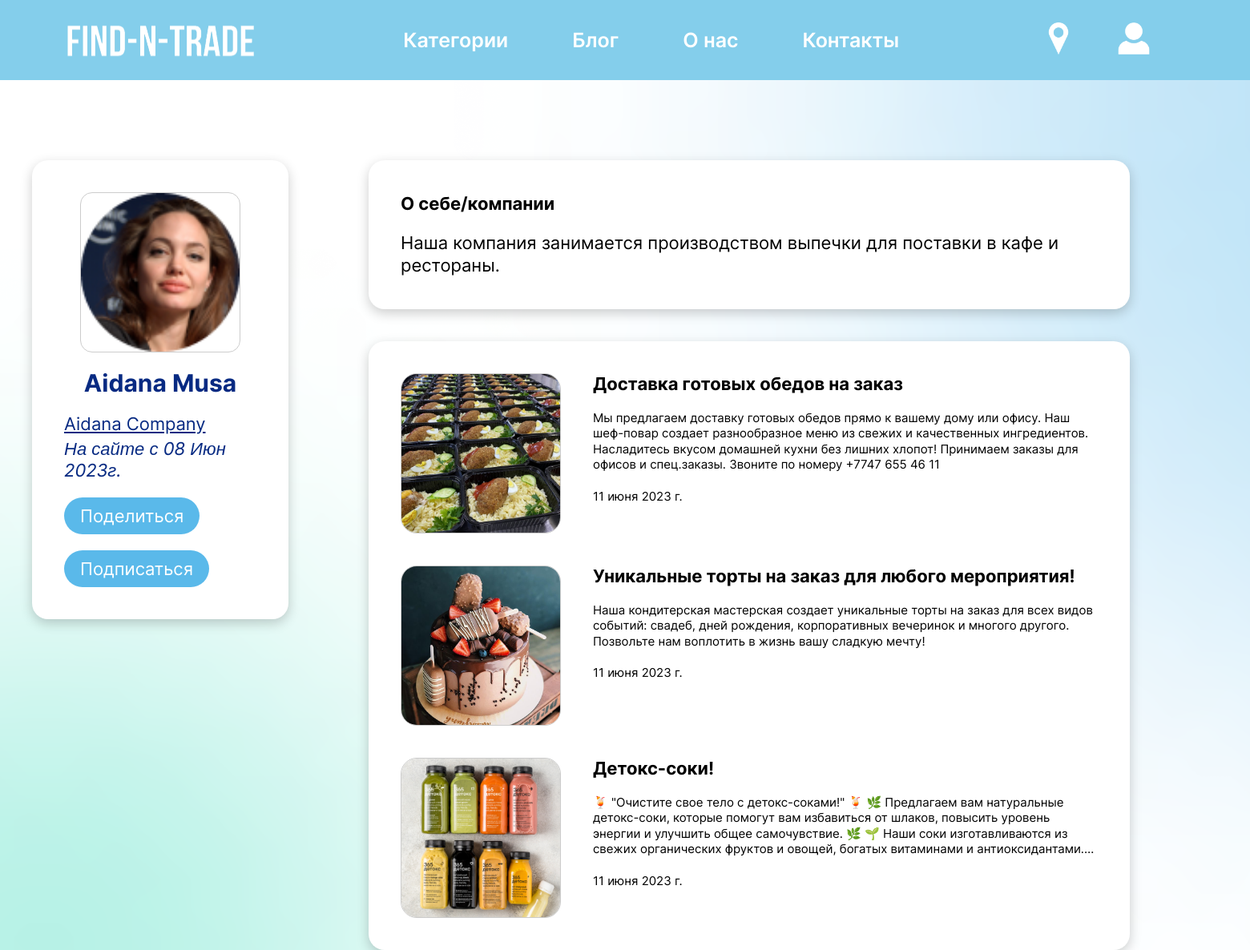
Screenshot of /profile/5/ with the database file from the repository.
### main/models.py (models this page shows, shortened)
class CustomUser(AbstractBaseUser):
    id = models.AutoField(primary_key=True, verbose_name="ID")
    email = models.EmailField(unique=True, verbose_name="Email")
    name = models.CharField(max_length=26, verbose_name="Name")
    surname = models.CharField(max_length=26, verbose_name="Surname")
    profile = models.OneToOneField(Profile, on_delete=models.CASCADE, blank=True, null=True, verbose_name="Profile")
    reset_password_token = models.UUIDField(blank=True, null=True, default=None, verbose_name="Reset password token")
    date_joined = models.DateTimeField(auto_now_add=True)
    last_login = models.DateTimeField(auto_now=True, verbose_name="Last login")
    is_admin = models.BooleanField(default=False)
    is_active = models.BooleanField(default=True)
    is_staff = models.BooleanField(default=False)
    is_superuser = models.BooleanField(default=False)
    USERNAME_FIELD = "email"
    REQUIRED_FIELDS = ["name", "surname"]
    objects = CustomUserManager()

class Profile(models.Model):
    id = models.AutoField(primary_key=True, verbose_name="ID")
    city = models.CharField(max_length=15, blank=True, null=True, verbose_name="City")
    date_of_birth = models.DateField(max_length=15, blank=True, null=True, verbose_name='Date of birth')
    company_name=models.CharField(max_length=30, blank=True, null=True, verbose_name="Company name")
    description=models.TextField(blank=True, null=True, verbose_name="Description")
    phone_number = models.CharField(max_length=15, blank=True, null=True, verbose_name="Phone number")
    role = models.CharField(max_length=200, choices=Role.choices, verbose_name="Role")
    image_link = models.ImageField(upload_to=user_profile_directory_path, blank=True, null=True,
                                   verbose_name="Profile image")

class Ad(models.Model):
    user= models.ForeignKey(CustomUser, blank=False, null=False, on_delete=models.CASCADE, related_name='creator')
    title= models.CharField(max_length=50, verbose_name="Title")
    company_name= models.CharField(max_length=50, blank=True, null=True, verbose_name="Company_name")
    description= models.TextField(verbose_name="Description")
    image_link = models.ImageField(upload_to=user_image_directory_path, blank=True, null=True,
                                   verbose_name="Ad image")
    cost= models.FloatField(verbose_name="Cost")
    responders= models.ManyToManyField(Respond, blank=True, null=True)
    create_date = models.DateField(auto_now_add=True, verbose_name="Creation date")
    edit_date = models.DateField(auto_now=True, verbose_name="Edit date")
    is_active = models.BooleanField(default=True, verbose_name="Active")
    category=models.ForeignKey(Category, blank=True, null=True, on_delete=models.CASCADE)
    def __str__(self):
        return self.title

### main/views.py (the view)
# urls.py: path('profile/<str:id>/', views.OtherProfileView.as_view(), name='other_user_profile'),
class OtherProfileView(TemplateView):
    template_name = "main/other_user_profile.html"
    def get_context_data(self, **kwargs):
        ctx = super(OtherProfileView, self).get_context_data(**kwargs)
        ctx['id'] = self.kwargs['id']
        ctx['ads'] = Ad.objects.filter(user__id=ctx['id'])[0:3]
        print(ctx)
        self.model = CustomUser.objects.get(id=ctx['id'])
        ctx['model'] = self.model
        return ctx

### main/templates/main/other_user_profile.html (shortened to what this page needs)
{% extends 'main/base.html' %}
{% load static %}
{% block links %}    <link rel="stylesheet" href="{% static 'main/css/style_imported.css' %}">
   <link rel="stylesheet" href="{% static 'main/css/style.css' %}">
   <link href='https://fonts.googleapis.com/css?family=Inter' rel='stylesheet'>{% endblock %}
{% block content %}
<html>
<head>
</head>
<body background="images/bg2.png">
    <main>
      <div class="other_users_profile">
        <div class="other_users_profile_left">
          <div class="other_users_profile_left_1">
            <div class="other_users_profile_left_1_image">
              {% if model.profile.image_link.file is not None %}
              <img src="{{model.profile.image_link.url}}" alt="" style="object-fit:cover;
                 object-position: right;
                 width:200px;
                 height:200px;
                 border: solid 1px #CCC;
                 border-radius:15px;">
                 {% else %}
                 <img src="{% static 'main/img/no-image-removebg-preview.png'%}" alt="" style="object-fit:cover;
              object-position: right;
                 width:200px;
                 height:200px;
                 border: solid 1px #CCC">
                 {% endif %}
            </div>
            <br>
            <h2>{{ model.name }} {{ model.surname }}</h2>
            <br>
            <h3>{{ model.profile.company_name }}</h3>
            <em><h4>На сайте с {{ model.date_joined|date:"d M Y" }}г.</h4></em>
            <br>
            <div class="other_users_profile_left_1_buttons">
              <button id="other_users_profile_share"type="submit" name="button">Поделиться</button>
              <button type="submit" name="button">Подписаться</button>
            </div>
          </div>
        </div>
        <div class="other_users_profile_right">
          <div class="other_users_profile_right_1">
            <h2>О себе/компании</h2>
            <br>
            <p>{{ model.profile.description }}</p>
          </div>
          <div class="other_users_profile_right_2">
            {%for ad in ads%}
            <div class="other_users_profile_right_2_ad">
              <div class="other_users_profile_right_2_ad_image">
                {% if ad.image_link.file is not None     %}
              <img src="{{ad.image_link.url}}" alt="" style="object-fit:cover;
              object-position: center;
                 width:200px;
                 height:200px;
                 border: solid 1px #CCC">
              {% else %}
              <img src="{% static 'main/img/no-image-removebg-preview.png'%}" alt="" style="object-fit:cover;
              object-position: center;
                 width:200px;
                 height:200px;
                 border: solid 1px #CCC">
              {% endif %}
              </div>
              <div class="other_users_profile_right_2_ad_desc">
                <a href="{% url 'ad_details' id=ad.id %}"><h2>{{ad.title}}</h2></a>
                <br>
                <p id="other_users_profile_right_2_ad_desc">{{ad.description}}</p>
                <br>
                <p>{{ad.create_date}}</p>
              </div>
            </div>
            {% endfor %}
          </div>
        </div>
      </div>
    </main>
</body>
</html>
{% endblock %}

### main/static/main/css/style.css (style rules this page uses)
* { box-sizing: border-box; margin: 0; padding: 0; font-family: "Inter", sans-serif; }
a { text-decoration: none; color: #fff; user-drag: none; -webkit-user-drag: none; user-select: none; -moz-user-select: none; -webkit-user-select: none; -ms-user-select: none; }
img { -webkit-user-select: none; -moz-user-select: none; -ms-user-select: none; user-select: none; user-drag: none; -webkit-user-drag: none; user-select: none; -moz-user-select: none; -webkit-user-select: none; -ms-user-select: none; }
button { border: none; outline: none; background: none; display: block; cursor: pointer; -webkit-user-select: none; -moz-user-select: none; -ms-user-select: none; user-select: none; }
:root { --bs-lightblue: #84CEEB; --bs-blue: #5AB9EA; --bs-gradient_one: linear-gradient(60deg, rgba(104, 201, 201, 0.8724440459777661) 15%, rgba(90, 185, 234, 0.4186625333727241) 49%, rgba(86, 128, 233, 0.7015756986388305) 84%); --bs--gradient_two: linear-gradient(45deg, rgba(255, 255, 255, 0.8724440459777661) 15%, rgba(86, 128, 233, 0.7015756986388305) 84%); --bs--gradient_three: linear-gradient(45deg, rgba(255, 255, 255, 0.8724440459777661) 15%, rgba(109, 177, 232, 0.702) 90%); --bs--gradient_four: linear-gradient(45deg, #68C9C9, #5680E9); --bs--lapisblue: #5680E9; --bs-darkblue: #152243; --bs-sea: #072A82; --bs-lavender: #83A4EF; --bs-green: #81D6CD; --bs-grayblue: #2E5E71; --bs-lime: #00FF85; --bs-red: #FF3E3E; --bs-yellow: #FFD84F; }
:root { --bs-lightblue: #84CEEB; --bs-blue: #5AB9EA; --bs-gradient_one: linear-gradient(60deg, rgba(104, 201, 201, 0.8724440459777661) 15%, rgba(90, 185, 234, 0.4186625333727241) 49%, rgba(86, 128, 233, 0.7015756986388305) 84%); --bs--gradient_two: linear-gradient(45deg, rgba(255, 255, 255, 0.8724440459777661) 15%, rgba(86, 128, 233, 0.7015756986388305) 84%); --bs--lapisblue: #5680E9; --bs-darkblue: #152243; --bs-lavender: #83A4EF; --bs-green: #81D6CD; }

### rows the page displays
CustomUser: profile.image_link (picture), name "Aidana", surname "Musa", profile.company_name "Aidana Company", date_joined "08 Июн 2023", profile.description "Наша компания занимается производством выпечки для поставки в кафе и рестораны."
Ad: image_link (picture), title "Доставка готовых обедов на заказ", description "Мы предлагаем доставку готовых обедов прямо к вашему дому или офису. Наш шеф-повар создает разнообразное меню из свежих и качественных ингредиентов. Насладитесь вкусом домашней кухни без лишних хлопот! Принимаем заказы для офисов и спец.заказы. Звоните по номеру +7747 655 46 11", create_date "11 июня 2023 г."
Ad: image_link (picture), title "Уникальные торты на заказ для любого мероприятия!", description "Наша кондитерская мастерская создает уникальные торты на заказ для всех видов событий: свадеб, дней рождения, корпоративных вечеринок и многого другого. Позвольте нам воплотить в жизнь вашу сладкую мечту!", create_date "11 июня 2023 г."
Ad: image_link (picture), title "Детокс-соки!", description "🍹 \"Очистите свое тело с детокс-соками!\" 🍹 🌿 Предлагаем вам натуральные детокс-соки, которые помогут вам избавиться от шлаков, повысить уровень энергии и улучшить общее самочувствие. 🌿 🌱 Наши соки изготавливаются из свежих органических фруктов и овощей, богатых витаминами и…", create_date "11 июня 2023 г."
